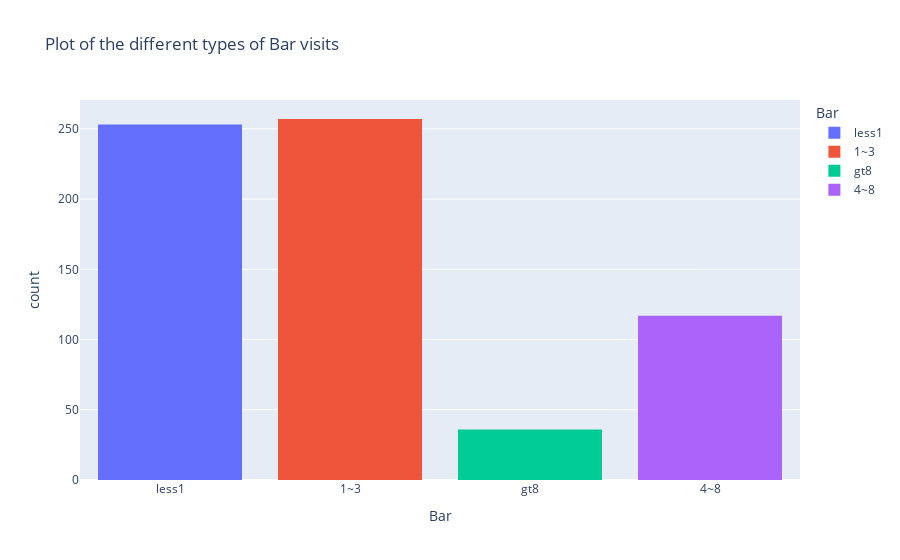

The code cell stored with this chart in its notebook:
### Code cell
fig = px.histogram(data_accpted_Bar, x = 'Bar', color = 'Bar', title='Plot of the different types of Bar visits')
fig.show()
fig.write_html('artifacts/Histogram_Bar.png')
#sns.histplot(data=data_bar, hue='Bar')

### Figure 1 — Plotly figure (JSON) as saved in the notebook; plotly's stock layout.template omitted (floating-point values rounded to 4 significant figures; data arrays with more than 128 entries replaced by an {"elided": "..."} marker saying what was removed)
{"data": [{"alignmentgroup": "True", "bingroup": "x", "hovertemplate": "Bar=%{x}<br>count=%{y}<extra></extra>", "legendgroup": "less1", "marker": {"color": "#636efa", "pattern": {"shape": ""}}, "name": "less1", "offsetgroup": "less1", "orientation": "v", "showlegend": true, "type": "histogram", "x": {"elided": "253 str values"}, "xaxis": "x", "yaxis": "y"}, {"alignmentgroup": "True", "bingroup": "x", "hovertemplate": "Bar=%{x}<br>count=%{y}<extra></extra>", "legendgroup": "1~3", "marker": {"color": "#EF553B", "pattern": {"shape": ""}}, "name": "1~3", "offsetgroup": "1~3", "orientation": "v", "showlegend": true, "type": "histogram", "x": {"elided": "257 str values"}, "xaxis": "x", "yaxis": "y"}, {"alignmentgroup": "True", "bingroup": "x", "hovertemplate": "Bar=%{x}<br>count=%{y}<extra></extra>", "legendgroup": "gt8", "marker": {"color": "#00cc96", "pattern": {"shape": ""}}, "name": "gt8", "offsetgroup": "gt8", "orientation": "v", "showlegend": true, "type": "histogram", "x": ["gt8", "gt8", "gt8", "gt8", "gt8", "gt8", "gt8", "gt8", "gt8", "gt8", "gt8", "gt8", "gt8", "gt8", "gt8", "gt8", "gt8", "gt8", "gt8", "gt8", "gt8", "gt8", "gt8", "gt8", "gt8", "gt8", "gt8", "gt8", "gt8", "gt8", "gt8", "gt8", "gt8", "gt8", "gt8", "gt8"], "xaxis": "x", "yaxis": "y"}, {"alignmentgroup": "True", "bingroup": "x", "hovertemplate": "Bar=%{x}<br>count=%{y}<extra></extra>", "legendgroup": "4~8", "marker": {"color": "#ab63fa", "pattern": {"shape": ""}}, "name": "4~8", "offsetgroup": "4~8", "orientation": "v", "showlegend": true, "type": "histogram", "x": ["4~8", "4~8", "4~8", "4~8", "4~8", "4~8", "4~8", "4~8", "4~8", "4~8", "4~8", "4~8", "4~8", "4~8", "4~8", "4~8", "4~8", "4~8", "4~8", "4~8", "4~8", "4~8", "4~8", "4~8", "4~8", "4~8", "4~8", "4~8", "4~8", "4~8", "4~8", "4~8", "4~8", "4~8", "4~8", "4~8", "4~8", "4~8", "4~8", "4~8", "4~8", "4~8", "4~8", "4~8", "4~8", "4~8", "4~8", "4~8", "4~8", "4~8", "4~8", "4~8", "4~8", "4~8", "4~8", "4~8", "4~8", "4~8", "4~8", "4~8", "4~8", "4~8", "4~8", "4~8", "4~8", "4~8", "4~8", "4~8", "4~8", "4~8", "4~8", "4~8", "4~8", "4~8", "4~8", "4~8", "4~8", "4~8", "4~8", "4~8", "4~8", "4~8", "4~8", "4~8", "4~8", "4~8", "4~8", "4~8", "4~8", "4~8", "4~8", "4~8", "4~8", "4~8", "4~8", "4~8", "4~8", "4~8", "4~8", "4~8", "4~8", "4~8", "4~8", "4~8", "4~8", "4~8", "4~8", "4~8", "4~8", "4~8", "4~8", "4~8", "4~8", "4~8", "4~8", "4~8", "4~8"], "xaxis": "x", "yaxis": "y"}], "layout": {"barmode": "relative", "legend": {"title": {"text": "Bar"}, "tracegroupgap": 0}, "title": {"text": "Plot of the different types of Bar visits"}, "xaxis": {"anchor": "y", "categoryarray": ["less1", "1~3", "gt8", "4~8"], "categoryorder": "array", "domain": [0, 1], "title": {"text": "Bar"}}, "yaxis": {"anchor": "x", "domain": [0, 1], "title": {"text": "count"}}}}
